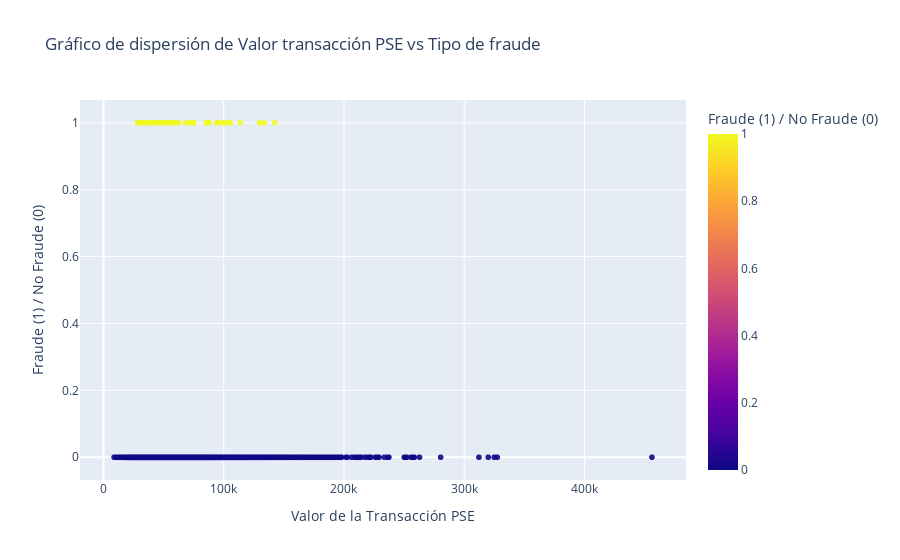

The cell this chart's notebook holds for it:
### Markdown cell above
Para el año 2023 con respecto al año inmediatamente anterior se evidencia una disminución de los casos de fraude en un 14.8%

### Code cell
# Grafico de dispersion
fig = px.scatter(df, x='TransactionValue_PSE', y='target_fraud', color='target_fraud', title='Gráfico de dispersión de Valor transacción PSE vs Tipo de fraude',
                 labels={'TransactionValue_PSE': 'Valor de la Transacción PSE', 'target_fraud': 'Fraude (1) / No Fraude (0)'}, opacity=0.9)
fig.show()

### Figure 1 — Plotly figure (JSON) as saved in the notebook; plotly's stock layout.template omitted (floating-point values rounded to 4 significant figures; data arrays with more than 128 entries replaced by an {"elided": "..."} marker saying what was removed)
{"data": [{"hovertemplate": "Valor de la Transacción PSE=%{x}<br>Fraude (1) / No Fraude (0)=%{marker.color}<extra></extra>", "legendgroup": "", "marker": {"color": {"elided": "5000 int values"}, "coloraxis": "coloraxis", "opacity": 0.9, "symbol": "circle"}, "mode": "markers", "name": "", "showlegend": false, "type": "scattergl", "x": {"elided": "5000 float values"}, "xaxis": "x", "y": {"elided": "5000 int values"}, "yaxis": "y"}], "layout": {"coloraxis": {"colorbar": {"title": {"text": "Fraude (1) / No Fraude (0)"}}, "colorscale": [[0, "#0d0887"], [0.1111, "#46039f"], [0.2222, "#7201a8"], [0.3333, "#9c179e"], [0.4444, "#bd3786"], [0.5556, "#d8576b"], [0.6667, "#ed7953"], [0.7778, "#fb9f3a"], [0.8889, "#fdca26"], [1, "#f0f921"]]}, "legend": {"tracegroupgap": 0}, "title": {"text": "Gráfico de dispersión de Valor transacción PSE vs Tipo de fraude"}, "xaxis": {"anchor": "y", "domain": [0, 1], "title": {"text": "Valor de la Transacción PSE"}}, "yaxis": {"anchor": "x", "domain": [0, 1], "title": {"text": "Fraude (1) / No Fraude (0)"}}}}
